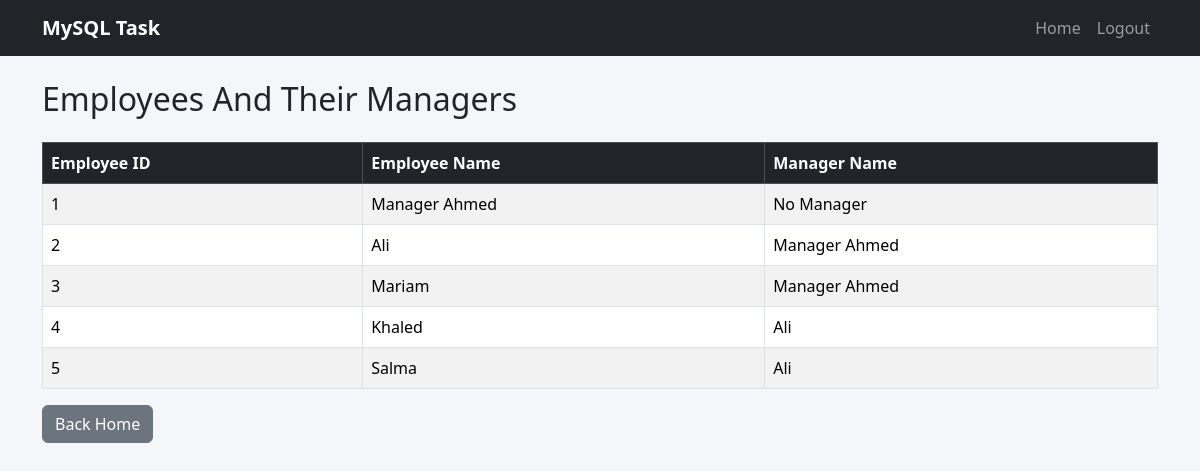
Screenshot of /pages/employees.php (signed in) with the database file from the repository.
### tables this page shows
CREATE TABLE employees(id INT AUTO_INCREMENT PRIMARY KEY,name VARCHAR(100) NOT NULL,manager_id INT NULL,FOREIGN KEY(manager_id) REFERENCES employees(id));

### pages/employees.php (the view)
<?php include "../includes/auth.php"; include "../config/connection.php"; include "../includes/header.php"; $r=mysqli_query($conn,"SELECT e.id,e.name employee_name,m.name manager_name FROM employees e LEFT JOIN employees m ON e.manager_id=m.id ORDER BY e.id"); ?>
<h2>Employees And Their Managers</h2><div class="table-responsive"><table class="table table-bordered table-striped bg-white mt-3"><thead class="table-dark"><tr><th>Employee ID</th><th>Employee Name</th><th>Manager Name</th></tr></thead><tbody><?php while($x=mysqli_fetch_assoc($r)): ?><tr><td><?php echo $x['id']; ?></td><td><?php echo htmlspecialchars($x['employee_name']); ?></td><td><?php echo htmlspecialchars($x['manager_name']??'No Manager'); ?></td></tr><?php endwhile; ?></tbody></table></div><a href="../index.php" class="btn btn-secondary">Back Home</a><?php include "../includes/footer.php"; ?>

### assets/css/style.css (style rules this page uses)
body { background:#f4f6f9;min-height:100vh }
.table thead th { white-space:nowrap }

### rows the page displays
employees: id "1", name "Manager Ahmed", manager_name "No Manager"
employees: id "2", name "Ali", manager.name "Manager Ahmed"
employees: id "3", name "Mariam", manager.name "Manager Ahmed"
employees: id "4", name "Khaled", manager.name "Ali"
employees: id "5", name "Salma", manager.name "Ali"
